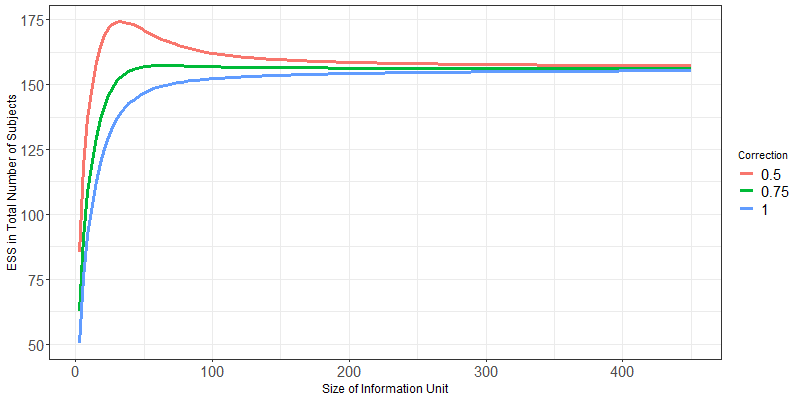

Source code (R):
rm(list=ls())
library(RBesT)
library(ggplot2)
library(tidyverse)

my_exp <- function(n, p, correction = 0.5){
  tt1 <- dbinom(0:n, size = n, prob = p)
  tt2 <- 1/(0:n + correction)
  sum(tt1*tt2)
}

ess_lOR <- function(prior, p1, p0, n0, rr, correction){
  IU <- c(rr*n0, n0)
  
  e11 <- my_exp(n = IU[1], p = p1, correction = correction)
  e10 <- my_exp(n = IU[1], p = 1-p1, correction = correction)
  e01 <- my_exp(n = IU[2], p = p0, correction = correction)
  e00 <- my_exp(n = IU[2], p = 1-p0, correction = correction)
  
  ref_scale <- sqrt(e11 + e10 + e01 + e00)
  sigma(prior) <- ref_scale
  tt <- ess(prior, method = "elir")
  
  c(correction, n0*(1+rr), tt, tt*sum(IU))
  
}


normal_prior <- mixnorm(c(1, 0, 0.4), param="ms")

p1 <- 0.4
p0 <- 0.2
n0vec <- 1:150

for(s in n0vec){
  tt1 <- ess_lOR(prior = normal_prior, p1, p0, n0=n0vec[s], rr=2, correction = 0.5)
  tt2 <- ess_lOR(prior = normal_prior, p1, p0, n0=n0vec[s], rr=2, correction = 0.75)
  tt3 <- ess_lOR(prior = normal_prior, p1, p0, n0=n0vec[s], rr=2, correction = 1)
  ttt <- rbind(tt1, tt2, tt3)
  if(s==1) {out=ttt}
  else {out=rbind(out,ttt)}
}
out <- data.frame(out)
colnames(out) <- c("Correction", "sizeIU", "nIU", "nSubj")
out <- out %>% mutate(Correction = as.factor(Correction))


png("logOR.png", width = 800, height = 400)

ggplot(out, aes(x=sizeIU, y=nSubj, group=Correction, color=Correction)) + geom_line(size = 1.2) + 
  xlab("Size of Information Unit") + ylab("ESS in Total Number of Subjects") + theme_bw() +
  theme(axis.text = element_text(size = 15),
        axis.title = element_text(size = 12),
        plot.title = element_text(hjust = 0.5, vjust = -8, size = 15),
        legend.text = element_text(size = 15)
  )

dev.off()
